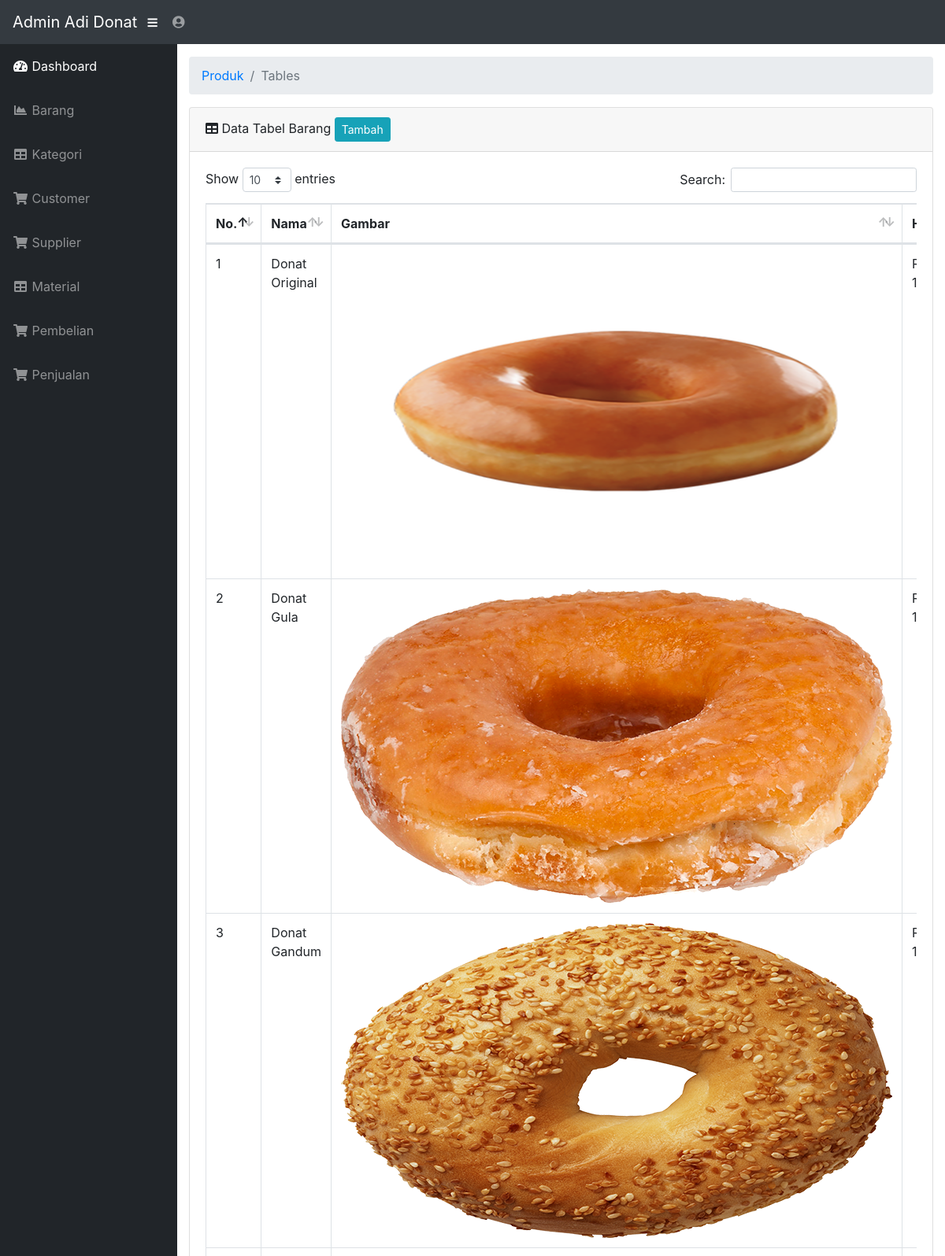
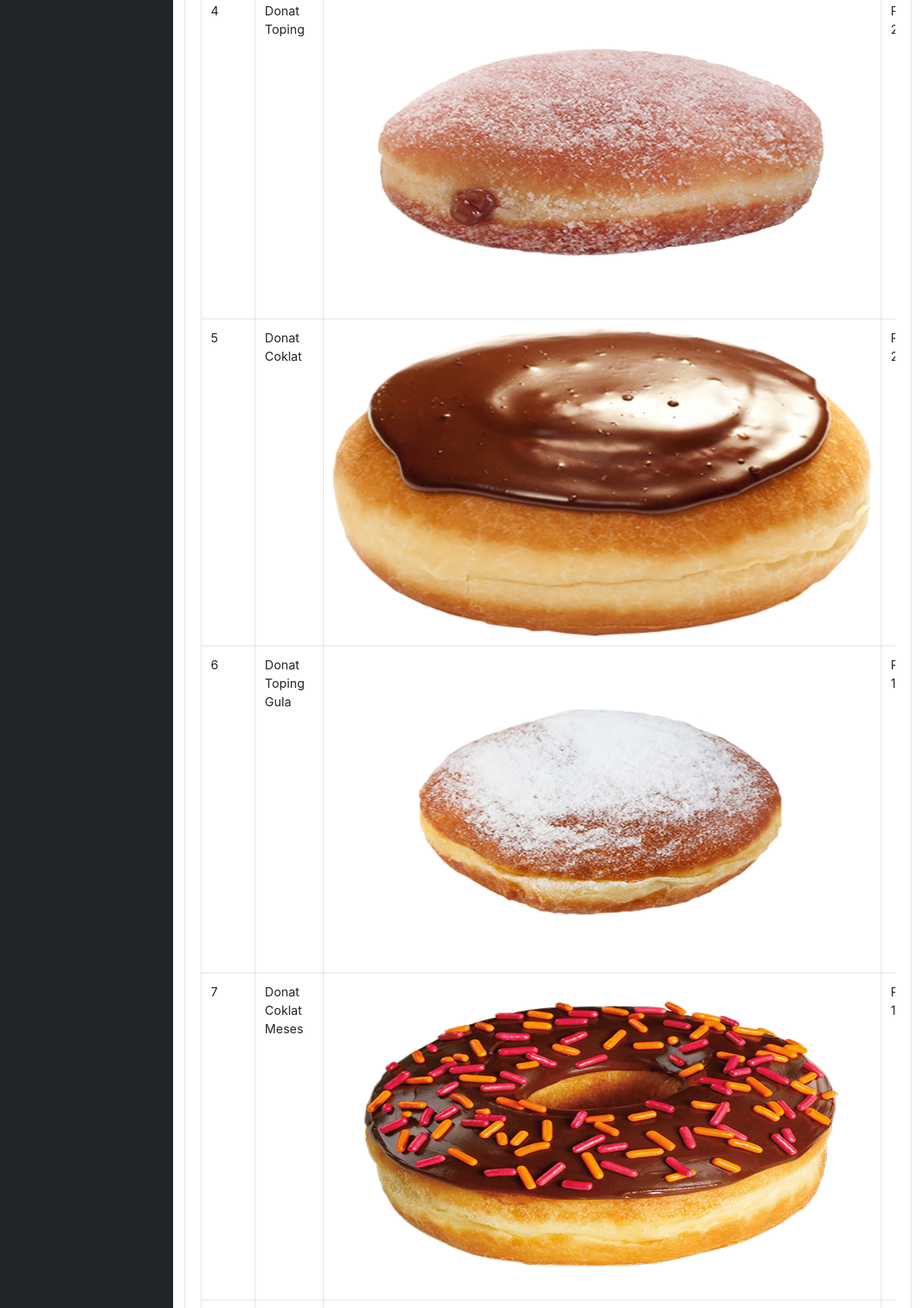
/admin/barang.php (upper part), run on the app's committed database (2 pictures, top to bottom).
### tables this page shows
CREATE TABLE `produk` (
  `id_produk` int(5) NOT NULL,
  `nama_produk` varchar(100) NOT NULL,
  `stok_produk` int(5) NOT NULL,
  `gambar_produk` varchar(200) NOT NULL,
  `harga_produk` int(10) NOT NULL,
  `id_kategori` int(5) NOT NULL
);

### admin/barang.php (the view, shortened to what this page needs)
<?php
    include "includes/header.php";
?>
<!DOCTYPE html>
<html lang="en">
        <div class="container-fluid">
                <ol class="breadcrumb">
                    <li class="breadcrumb-item">
                        <a href="barang.php">Produk</a>
                    </li>
                    <li class="breadcrumb-item active">Tables</li>
                </ol>
                <div class="card mb-3">
                    <div class="card-header">
                        <i class="fas fa-table"></i> Data Tabel Barang
                        <a href="add_barang.php" class="btn btn-sm btn-info">Tambah</a>
                        </div>
                    <div class="card-body">
                        <div class="table-responsive">
                            <table class="table table-bordered" id="dataTable" width="100%" cellspacing="0">
                                <thead>
                                    <tr>
                                        <th>No.</th>
                                        <th>Nama</th>
                                        <th>Gambar</th>
                                        <th>Harga</th>
                                    </tr>
                                </thead>
                                <tbody>
                                    <?php
                                        $query = mysqli_query($link, "SELECT * FROM produk");
                                        $data = mysqli_fetch_assoc($query);
                                        if(mysqli_num_rows($query) > 0){
                                            $no = 1;
                                            do{
                                    ?>
                                    <tr>
                                        <td><?=$no++;?></td>
                                        <td><?=$data['nama_produk'];?></td>
                                        <td><img src="<?=BASE_URL;?>assets/images/<?=$data['gambar_produk'];?>"></td>
                                        <td>Rp. <?=number_format($data['harga_produk']);?></td>
                                    </tr>
                                    <?php
                                        }while($data = mysqli_fetch_assoc($query));
                                    }else{
                                        echo "<tr><td colspan='6'><center> Tidak Ada Data! </center></td></tr>";
                                    }
                                    ?>
                                </tbody>
                            </table>
                        </div>
                    </div>
                </div>
            </div>
        </div>
    </div>
</body>
</html>

### data on the page
produk: nama_produk "Donat Original", gambar_produk (picture)
produk: nama_produk "Donat Gula", gambar_produk (picture)
produk: nama_produk "Donat Gandum", gambar_produk (picture)
produk: nama_produk "Donat Toping", gambar_produk (picture)
produk: nama_produk "Donat Coklat", gambar_produk (picture)
produk: nama_produk "Donat Toping Gula", gambar_produk (picture)
produk: nama_produk "Donat Coklat Meses", gambar_produk (picture)
